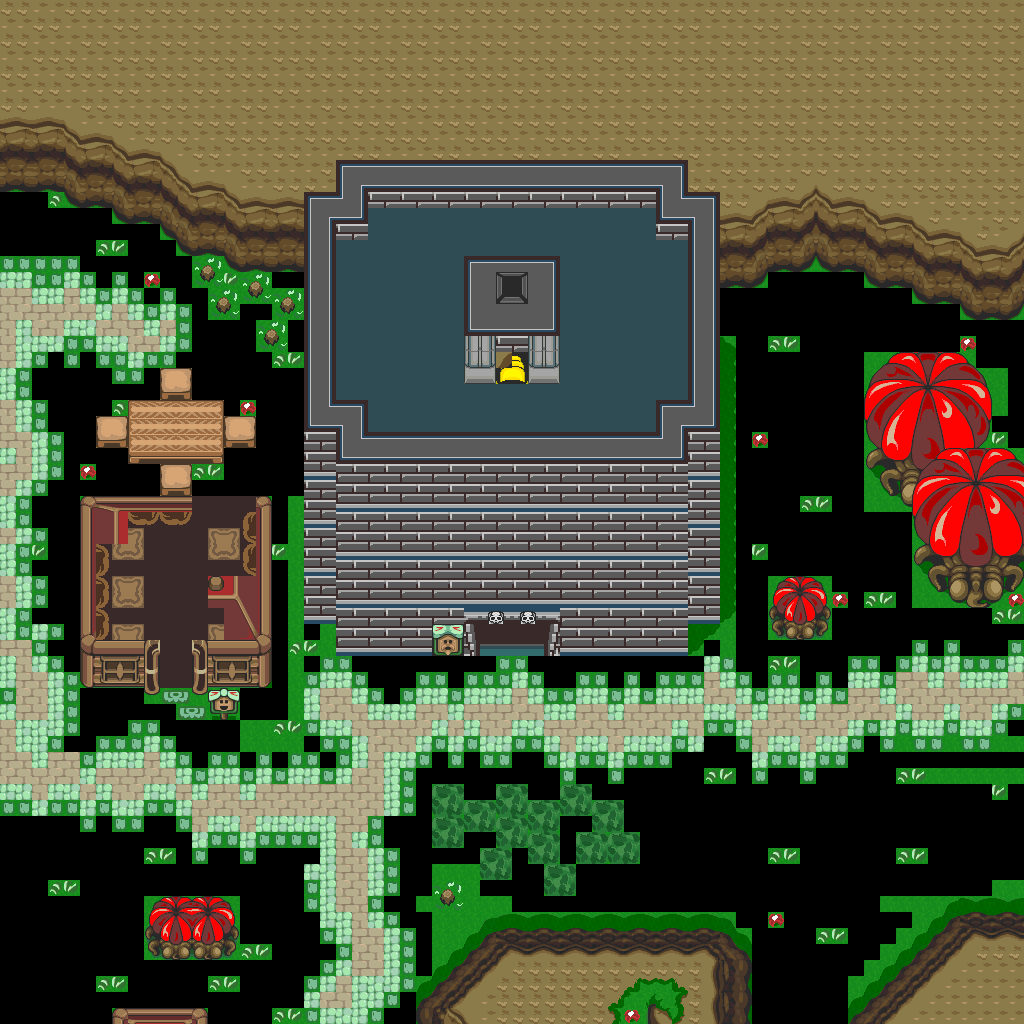

Below is a game level as drawn by its tile map, then a one-line description and the .tmx that defines it (tile-layer data replaced by summaries):
An orthogonal 64x64 tile map with 16x16 px tiles, 1 tile layer (base), 1 hidden layer not drawn and 12 objects.

<map version="1.10" tiledversion="1.12.1" orientation="orthogonal" renderorder="right-down" width="64" height="64" tilewidth="16" tileheight="16" infinite="0" nextlayerid="3" nextobjectid="13">
 <tileset firstgid="1" source="../classiciphone_pics4.tsx" />
 <layer id="1" name="base" width="64" height="64">
  <data>[4096 cells, 3061 non-empty, 299 distinct tile ids]</data>
 </layer>
 <layer id="2" name="collision" width="64" height="64" visible="0">
  <properties><property name="collision" value="true" /></properties>
  <data>[4096 cells, 1001 non-empty, 1 distinct tile ids]</data>
 </layer>
 <objectgroup id="3" name="npcs">
  <object id="1" x="192.0" y="256.0" width="16" height="16">
   <properties>
    <property name="script" type="string">-- Auto-converted from GraalScript
joinResource("bush")</property>
   </properties>
  </object>
  <object id="2" x="208.0" y="288.0" width="16" height="16">
   <properties>
    <property name="script" type="string">-- Auto-converted from GraalScript
joinResource("bush")</property>
   </properties>
  </object>
  <object id="3" x="240.0" y="272.0" width="16" height="16">
   <properties>
    <property name="script" type="string">-- Auto-converted from GraalScript
joinResource("bush")</property>
   </properties>
  </object>
  <object id="4" x="272.0" y="288.0" width="16" height="16">
   <properties>
    <property name="script" type="string">-- Auto-converted from GraalScript
joinResource("bush")</property>
   </properties>
  </object>
  <object id="5" x="256.0" y="320.0" width="16" height="16">
   <properties>
    <property name="script" type="string">-- Auto-converted from GraalScript
joinResource("bush")</property>
   </properties>
  </object>
  <object id="6" x="496.0" y="816.0" width="16" height="16">
   <properties>
    <property name="script" type="string">-- Auto-converted from GraalScript
-- function onCreated() {
-- setshape(1,32,32);
-- dontblock();
-- drawoverplayer();
end
-- [CLIENT-SIDE — server no-op]
-- if (created || timeout) {
-- dontblock;
-- timeout = 0.05;
-- if (strequals(#L,overworld_128.nw)) {
-- if ((playerx%64 in |20.5,40.5|) &amp;&amp; (playery%64 in |12,24|)) {
-- movement_handlepause = 0.1;
-- if (strequals(#s(clientr.hd_isdead),true)) {
-- playerx = x;
-- playery = y;
-- }
-- }
-- }
-- 
-- }</property>
   </properties>
  </object>
  <object id="7" x="560.0" y="624.0" width="16" height="16">
   <properties>
    <property name="gani" value="jfparchment.png" />
    <property name="script" type="string">-- Auto-converted from GraalScript
</property>
   </properties>
  </object>
  <object id="8" x="464.0" y="256.0" width="16" height="16">
   <properties>
    <property name="script" type="string">-- Auto-converted from GraalScript
-- join("guildfort_new");
-- function onCreated(){
self.fortname = "Destiny"
-- setshape(1,96,128);
self.width = 6
self.height = 8
-- dontblock();
self.roundhealth = 50
self.roundtime = 15
self.winningpoints = 30
self.windelayseconds = 300
self.killseconds = 180
self.pausespot = {978,1002,1098,1113}
self.warpspot = {"overworld_destiny_02.nw",30.5,43.5}
self.sublevels = {"destiny_fort_inside_01.nw","destiny_fort_inside_02.nw","destiny_fort_inside_03.nw","destiny_fort_inside_04.nw"}
end
-- [CLIENT-SIDE — server no-op]
-- function onCreated(){
-- setshape(1,96,128);
-- dontblock();
-- this.pausespot = {978,1002,1098,1113};
-- }</property>
   </properties>
  </object>
  <object id="9" x="560.0" y="640.0" width="16" height="16">
   <properties>
    <property name="script" type="string">-- Auto-converted from GraalScript
-- [CLIENT-SIDE — server no-op]
-- function onCreated(){
-- setshape(1,32,16);
-- }
-- 
-- function onPlayertouchsme(){
-- if(player.dir == 0){
-- say2("Destiny Guild Fort.#b#b#bRound Health: 50.#bRound Time: 15 Seconds.#bPoints to Win: 30.");
-- }
-- }</property>
   </properties>
  </object>
  <object id="10" x="432.0" y="640.0" width="16" height="16">
   <properties>
    <property name="script" type="string">-- Auto-converted from GraalScript
-- [CLIENT-SIDE — server no-op]
-- function onCreated() {
-- setshape(1,32,16);
-- }
-- 
-- function onPlayerTouchsMe() {
-- if (player.dir == 0){
-- say2("Last Round's Winner:#b"@serverr.guildfortDestiny_stats[3]);
-- }
-- }</property>
   </properties>
  </object>
  <object id="11" x="464.0" y="208.0" width="16" height="16">
   <properties>
    <property name="script" type="string">-- Auto-converted from GraalScript
-- [CLIENT-SIDE — server no-op]
-- function onCreated(){
-- dontblock();
-- drawoverplayer();
-- setimg("redflag2.png");
-- this.x += 0.5;
-- this.y += 0.5;
-- }</property>
   </properties>
  </object>
  <object id="12" x="480.0" y="624.0" width="16" height="16">
   <properties>
    <property name="script" type="string">-- Auto-converted from GraalScript
-- function onCreated(){
-- setshape(1,64,32);
-- setimg("door1.png");
end
-- function onPlayertouchsme(){
-- if(clientr.info_playertrial == "yes"){
-- say2("Trials cannot enter the Fort.");
-- return;
end
-- if(timevar2 &lt; (serverr.guildfortDestiny_stats[4]+300)){
-- if(!(serverr.guildfortDestiny_stats[3] in {player.communityname,player.guild})){
-- temp.time = int((serverr.guildfortDestiny_stats[4]+300-timevar2)/60);
-- if(temp.time &gt; 0){
-- say2("The Fort has been won.#bWait "@temp.time@" minutes.");
end
-- else{
-- say2("The Fort has been won.#bWait 30 Seconds");
end
-- return;
end
end
-- setlevel2("destiny_fort_inside_01.nw",30.5,47.5);
end</property>
   </properties>
  </object>
 </objectgroup>
</map>
